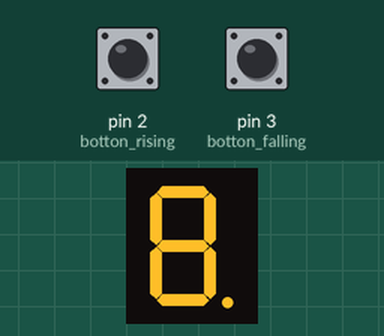
Bench run of a sketch on a simulated Arduino Uno, built with avr-gcc and run on an emulated ATmega328P. Parts: 1-digit seven-segment display. Wiring (inferred from the names in the program): 1-digit 7-segment display, segments lit when LOW: segments pin 4, pin 10, pin 5, pin 6, pin 11, pin 7, pin 8, pin 9. Inputs (shaded band) come from the test bench; at power-on: pin 2 (botton_rising) LOW, pin 3 (botton_falling) HIGH. The segment pins are drawn as the display they are named for.

Above: at 1.2 s.
1.3 s: pin 2 (botton_rising) pulled HIGH for 0.15 s
At 2.1 s:
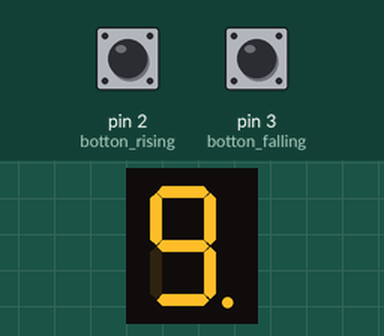
2.9 s: pin 2 (botton_rising) pulled HIGH for 1 s
At 3.3 s:
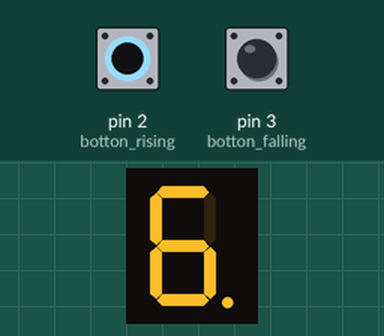
5.4 s: pin 2 (botton_rising) pulled HIGH for 0.15 s
At 6.4 s:
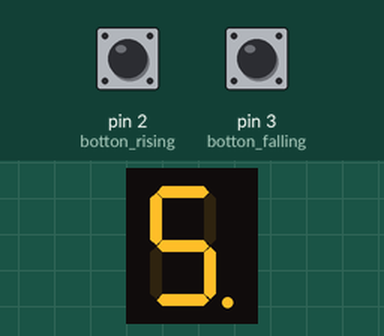
7.0 s: pin 2 (botton_rising) pulled HIGH for 3.2 s
At 7.6 s:
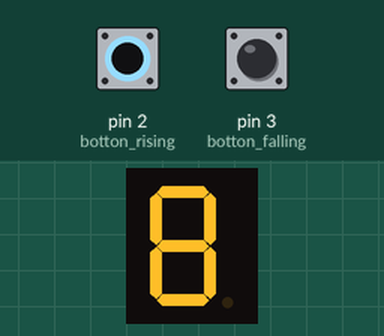
11.7 s: pin 2 (botton_rising) pulled HIGH for 0.15 s
At 12.4 s:
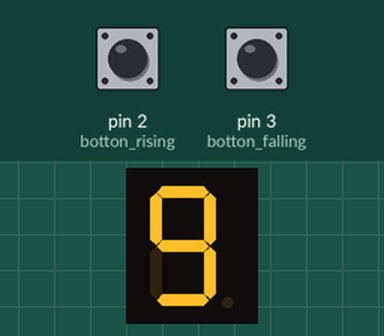
13.3 s: pin 2 (botton_rising) pulled HIGH for 1 s
At 13.6 s:
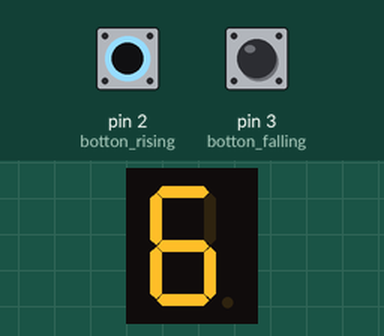
Timing chart, 0 to 16.3 s (numbered marks = the images above; inputs shaded):
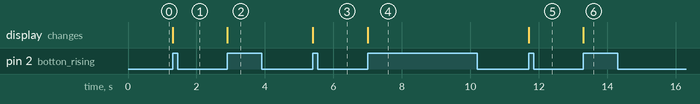

Measured:
- after the input at 1.3 s, the display: changes at once (image 1)
- after the input at 2.9 s, the display: changes at once (image 2)
- after the input at 5.4 s, the display: changes at once (image 3)
- after the input at 7.0 s, the display: changes at once (image 4)
- after the input at 11.7 s, the display: changes at once (image 5)
- after the input at 13.3 s, the display: changes at once (image 6)

The sketch:

practica_1_kevin.ino
```cpp
/*
 * Fundacion Kinal
 * Centro educativo tecnico laboral Kinal
 * Electronica
 * Grado: Quinto
 * Sección: A
 * Curso: Taller de electronica digital y reparación de computadoras I
 * Nombre: Kevin Audiel Solano Torres
 * Carnet: 2022291
 * Proyecto: contador 0-50 con interrupciones
*/

//directivas de preprocesador
//defino los botones y los pines
#define botton_rising  2
#define botton_falling 3
#define pin1 4
#define pin2 5
#define pin3 6
#define pin4 7
#define pin5 8
#define pin6 9
#define pin7 10
#define pin8 11
//creo variables para las decenas y unidades
int unidades=0;
int decenas=0;
//funciones ISR son las que se llaman al dispararse una interrupcion externa.
void funcion_ISR_falling(void);
void funcion_ISR_rising(void);

void setup() {
  Serial.begin(19200); //inicio de la comunicación serial
  pinMode(botton_rising,INPUT); //pin 2 como entrada
  pinMode(botton_falling,INPUT); //pin 3 como entrada
  pinMode(pin1,OUTPUT);//pines para utilizar los display de 7 segmentos
  pinMode(pin2,OUTPUT);
  pinMode(pin3,OUTPUT);
  pinMode(pin4,OUTPUT);
  pinMode(pin5,OUTPUT);
  pinMode(pin6,OUTPUT);
  pinMode(pin7,OUTPUT);
  pinMode(pin8,OUTPUT);
  attachInterrupt(digitalPinToInterrupt(botton_rising),funcion_ISR_rising,RISING);
  attachInterrupt(digitalPinToInterrupt(botton_falling),funcion_ISR_falling,FALLING);

}

void loop() {
//utilizo un if para dar parametros y las intrucciones que necestito.

if((unidades>0)&&(decenas==5)){//de 50 a 00
  unidades=0;
  decenas=0;
}

if((unidades<0)&&(decenas==0)){//de 00 a 50
  unidades=0;
  decenas=5;

}

if(unidades>9){// el ascendente
  unidades=0;
  decenas=decenas+1;
}

if(unidades<0){//el descendente
  unidades=9;
  decenas=decenas-1;

}


 switch(unidades)//utilizo un switch case para poder utilizar el display de 7 segmentos
 // de manera binaria con el 7448


  {

    case(0):
    digitalWrite(pin5,LOW);
    digitalWrite(pin6,LOW);
    digitalWrite(pin7,LOW);
    digitalWrite(pin8,LOW);
    break;

    case(1):
    digitalWrite(pin5,LOW);
    digitalWrite(pin6,LOW);
    digitalWrite(pin7,LOW);
    digitalWrite(pin8,HIGH);
    break;

    case(2):
    digitalWrite(pin5,LOW);
    digitalWrite(pin6,LOW);
    digitalWrite(pin7,HIGH);
    digitalWrite(pin8,LOW);
    break;

    case(3):
    digitalWrite(pin5,LOW);
    digitalWrite(pin6,LOW);
    digitalWrite(pin7,HIGH);
    digitalWrite(pin8,HIGH);
    break;

    case(4):
    digitalWrite(pin5,LOW);
    digitalWrite(pin6,HIGH);
    digitalWrite(pin7,LOW);
    digitalWrite(pin8,LOW);
    break;

     case(5):
    digitalWrite(pin5,LOW);
    digitalWrite(pin6,HIGH);
    digitalWrite(pin7,LOW);
    digitalWrite(pin8,HIGH);
    break;

    case(6):
    digitalWrite(pin5,LOW);
    digitalWrite(pin6,HIGH);
    digitalWrite(pin7,HIGH);
    digitalWrite(pin8,LOW);
    break;

    case(7):
    digitalWrite(pin5,LOW);
    digitalWrite(pin6,HIGH);
    digitalWrite(pin7,HIGH);
    digitalWrite(pin8,HIGH);
    break;

    case(8):
    digitalWrite(pin5,HIGH);
    digitalWrite(pin6,LOW);
    digitalWrite(pin7,LOW);
    digitalWrite(pin8,LOW);
    break;

    case(9):
    digitalWrite(pin5,HIGH);
    digitalWrite(pin6,LOW);
    digitalWrite(pin7,LOW);
    digitalWrite(pin8,HIGH);
    break;
  }
switch(decenas){
    case(0):
    digitalWrite(pin1,LOW);
    digitalWrite(pin2,LOW);
    digitalWrite(pin3,LOW);
    digitalWrite(pin4,LOW);
    break;


    case(1):
    digitalWrite(pin1,LOW);
    digitalWrite(pin2,LOW);
    digitalWrite(pin3,LOW);
    digitalWrite(pin4,HIGH);
    break;

    case(2):
    digitalWrite(pin1,LOW);
    digitalWrite(pin2,LOW);
    digitalWrite(pin3,HIGH);
    digitalWrite(pin4,LOW);
    break;

    case(3):
    digitalWrite(pin1,LOW);
    digitalWrite(pin2,LOW);
    digitalWrite(pin3,HIGH);
    digitalWrite(pin4,HIGH);
    break;

    case(4):
    digitalWrite(pin1,LOW);
    digitalWrite(pin2,HIGH);
    digitalWrite(pin3,LOW);
    digitalWrite(pin4,LOW);
    break;

    case(5):
    digitalWrite(pin1,LOW);
    digitalWrite(pin2,HIGH);
    digitalWrite(pin3,LOW);
    digitalWrite(pin4,HIGH);
    break;

}


}
//Funciones de ISR
void funcion_ISR_rising(void){

unidades++;


}
void funcion_ISR_falling(void){

unidades--;


}
```
